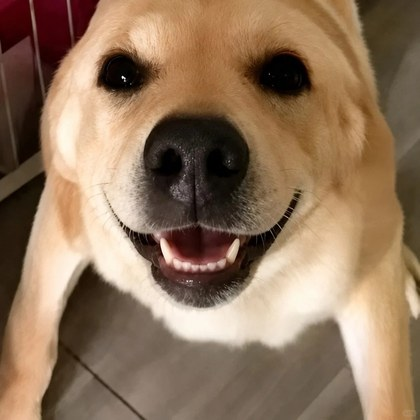
#> input picture replica/assets/dog-a.jpg, 420 x 420 px
$ python make-lines.py ../replica/assets/dog-a.jpg ../replica/assets/dog-b.jpg 5 1.0
#> lines starting #> are read from the running program, lines starting #| are printed output that depends on the picture; after the words box and inside, x2 and y2 are one past the last pixel; in counts of white or black regions, pixels touching at a corner belong together
"""
make-lines.py — 从成品图生成「线描」遮罩

用法：
  python make-lines.py <源图> <输出 png> [线宽] [阈值]

输出为 RGBA：线条为纯白、其余透明。
这样在 CSS 里可以直接当 mask 用，线条颜色由主题控制：

  .helmet-lines {
    background: var(--fg);
    mask-image: url(assets/helmet-lines.png);
    mask-size: contain; mask-repeat: no-repeat; mask-position: center;
  }
"""
import sys
import numpy as np
from PIL import Image, ImageFilter


def sobel(g: np.ndarray):
    kx = np.array([[-1, 0, 1], [-2, 0, 2], [-1, 0, 1]], dtype=np.float32)
    ky = kx.T
    out = np.zeros_like(g, dtype=np.float32)
    for ky_i in range(3):
        for kx_i in range(3):
            shifted = np.roll(np.roll(g, ky_i - 1, axis=0), kx_i - 1, axis=1)
            out += shifted * kx[ky_i, kx_i]
    ox = np.zeros_like(g, dtype=np.float32)
    oy = np.zeros_like(g, dtype=np.float32)
    for ky_i in range(3):
        for kx_i in range(3):
            shifted = np.roll(np.roll(g, ky_i - 1, axis=0), kx_i - 1, axis=1)
            ox += shifted * kx[ky_i, kx_i]
            oy += shifted * ky[ky_i, kx_i]
    return np.sqrt(ox ** 2 + oy ** 2)


def main():
    src, dst = sys.argv[1], sys.argv[2]
    thickness = int(sys.argv[3]) if len(sys.argv) > 3 else 3
    thresh = float(sys.argv[4]) if len(sys.argv) > 4 else 0.10

    img = Image.open(src).convert("RGBA")
    alpha = np.asarray(img.split()[-1], dtype=np.float32) / 255.0
#> alpha: shape (420, 420) float32; every value is 1

    # 在「去掉背景」的图上算梯度：背景填成主体平均色，避免边缘产生假强边
    rgb = np.asarray(img.convert("RGB"), dtype=np.float32) / 255.0
    inside = alpha > 0.5
#> inside: shape (420, 420) bool; every value is 1
    if inside.any():
        mean = rgb[inside].mean(axis=0)
#> mean = [0.566, 0.46, 0.361]
    else:
        mean = np.array([1, 1, 1], dtype=np.float32)
    rgb = np.where(inside[..., None], rgb, mean)

    # 感知亮度
    lum = rgb[..., 0] * 0.299 + rgb[..., 1] * 0.587 + rgb[..., 2] * 0.114
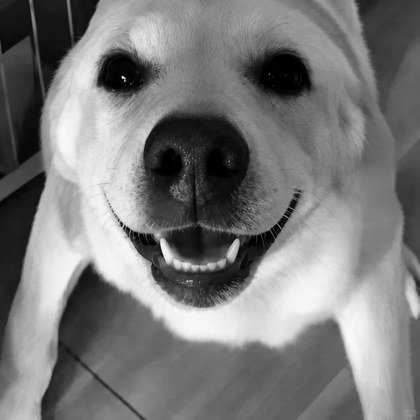
#> lum: shape (420, 420) float32; min 0, max 0.987, mean 0.48

    # 先轻微模糊，压掉噪点
    lum_img = Image.fromarray((lum * 255).astype(np.uint8), "L").filter(ImageFilter.GaussianBlur(1.3))
    lum = np.asarray(lum_img, dtype=np.float32) / 255.0

    mag = sobel(lum)
#> after the loop in sobel, `for ky_i in range(3):`:
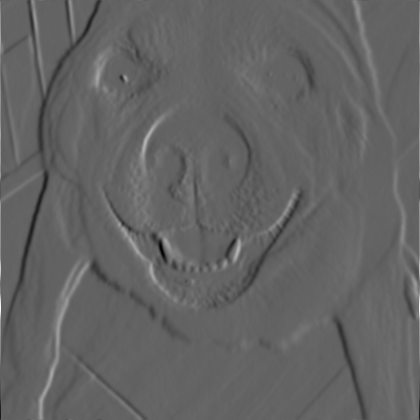
#> out: shape (420, 420) float32; min -1.65, max 2.57, mean 2.6e-10; drawn with min black and max white
#> after the loop in sobel, `for ky_i in range(3):`:
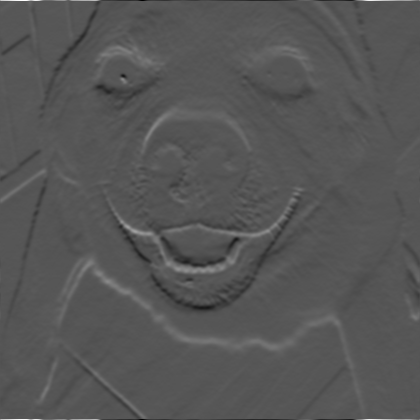
#> oy: shape (420, 420) float32; min -1.4, max 2.74, mean -2.47e-09; drawn with min black and max white
#> in sobel, `return np.sqrt(ox ** 2 + oy ** 2)`:
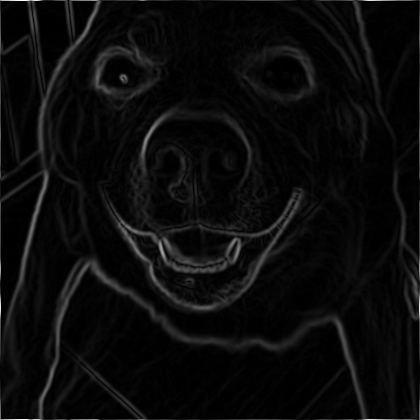
#> returned value: shape (420, 420) float32; min 0, max 2.74, mean 0.122; drawn with min black and max white
    mag = mag / (mag.max() + 1e-6)

    # 轮廓外沿也算线
    a_img = Image.fromarray((alpha * 255).astype(np.uint8), "L").filter(ImageFilter.GaussianBlur(1.0))
#> a_img: PIL image 420x420 L; every value is 255
    a_arr = np.asarray(a_img, dtype=np.float32) / 255.0
    edge_alpha = np.abs(a_arr - np.roll(a_arr, 1, axis=0)) + np.abs(a_arr - np.roll(a_arr, 1, axis=1))
#> edge_alpha: shape (420, 420) float32; every value is 0
    mag = np.maximum(mag, np.clip(edge_alpha * 5.0, 0, 0.85))

    # 阈值 + 伽马 + 提亮（线描需要比原始梯度更"硬"）
    m = np.clip((mag - thresh) / (1.0 - thresh), 0, 1) ** 0.5
    m = np.clip(m * 2.0, 0, 1)

    # 明确的剪影轮廓：从 alpha 取边界并加粗，保证外形完整闭合
    a_bin = (np.asarray(img.split()[-1], dtype=np.float32) / 255.0) > 0.45
    inner = a_bin.copy()
    shape_edge = np.zeros_like(a_bin)
    pad = np.pad(a_bin, 1, mode="edge")
#> pad: shape (422, 422) bool; every value is 1
    for dy in (-1, 0, 1):
        for dx in (-1, 0, 1):
            shifted = pad[1 + dy:1 + dy + a_bin.shape[0], 1 + dx:1 + dx + a_bin.shape[1]]
            shape_edge |= (inner & ~shifted)
#> shape_edge: shape (420, 420) bool; every value is 0
    se_img = Image.fromarray((shape_edge * 255).astype(np.uint8), "L").filter(ImageFilter.MaxFilter(3))
    shape_edge = np.asarray(se_img, dtype=np.float32) / 255.0
    m = np.maximum(m, shape_edge)

    # 加粗：先膨胀再收缩回去，让线条更实
    m_img = Image.fromarray((m * 255).astype(np.uint8), "L")
    m_img = m_img.filter(ImageFilter.MaxFilter(thickness | 1))
    m_img = m_img.filter(ImageFilter.GaussianBlur(0.6))
    m = np.asarray(m_img, dtype=np.float32) / 255.0

    # 去掉整片的淡填充：只保留真正的线（否则会形成一层"方框"般的雾）
    m = np.clip((m - 0.22) / 0.78, 0, 1)

    out = np.zeros((m.shape[0], m.shape[1], 4), dtype=np.uint8)
    out[..., 0:3] = 255
    out[..., 3] = np.clip(m * 255, 0, 255).astype(np.uint8)
#> out: shape (420, 420, 4)

    Image.fromarray(out, "RGBA").save(dst, "PNG", optimize=True)
    print("lines ->", dst, "coverage:", round(float((m > 0.25).mean()), 4))
#| lines -> ../replica/assets/dog-b.jpg coverage: 0.0


if __name__ == "__main__":
    main()

$ run again, on replica/assets/helmet-doge.png
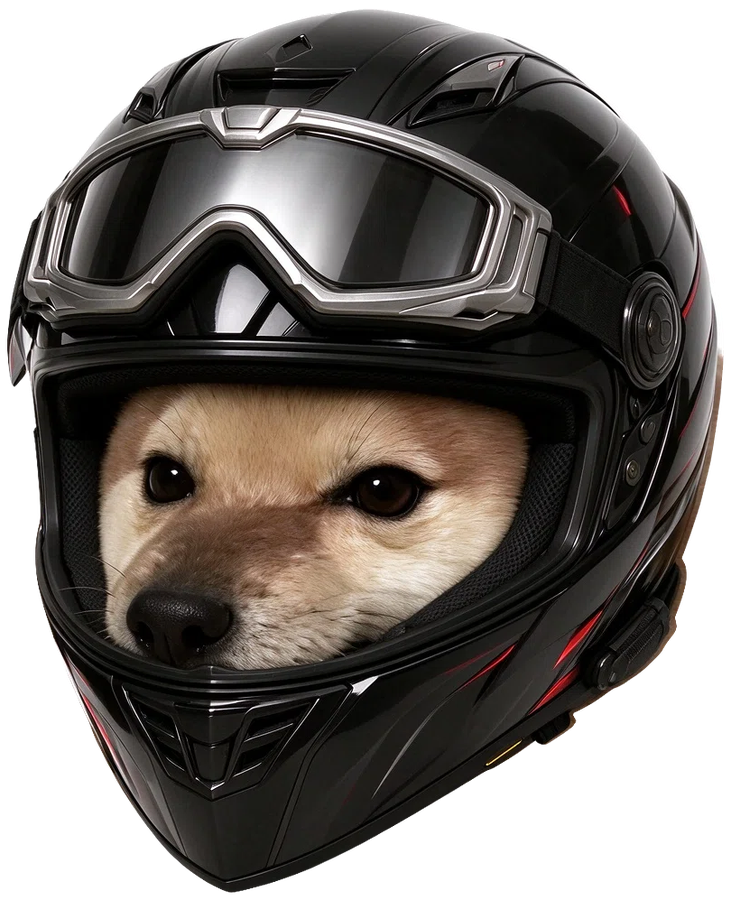
#> input picture replica/assets/helmet-doge.png, 731 x 900 px
#> in main, img is the input picture: PIL image 731x900 RGBA; mean R, G, B, A 52.5, 47.2, 43.1, 184.7
#> inside: shape (900, 731) bool; 72.4% white; 1 black region, box (x1, y1, x2, y2) and area: (0, 0, 731, 900) 181299
#> mean = [0.28, 0.251, 0.229]
#> a_bin: shape (900, 731) bool; 72.5% white; 1 black region, box (x1, y1, x2, y2) and area: (0, 0, 731, 900) 181156
#> in main, `pad = np.pad(a_bin, 1, mode="edge")`:
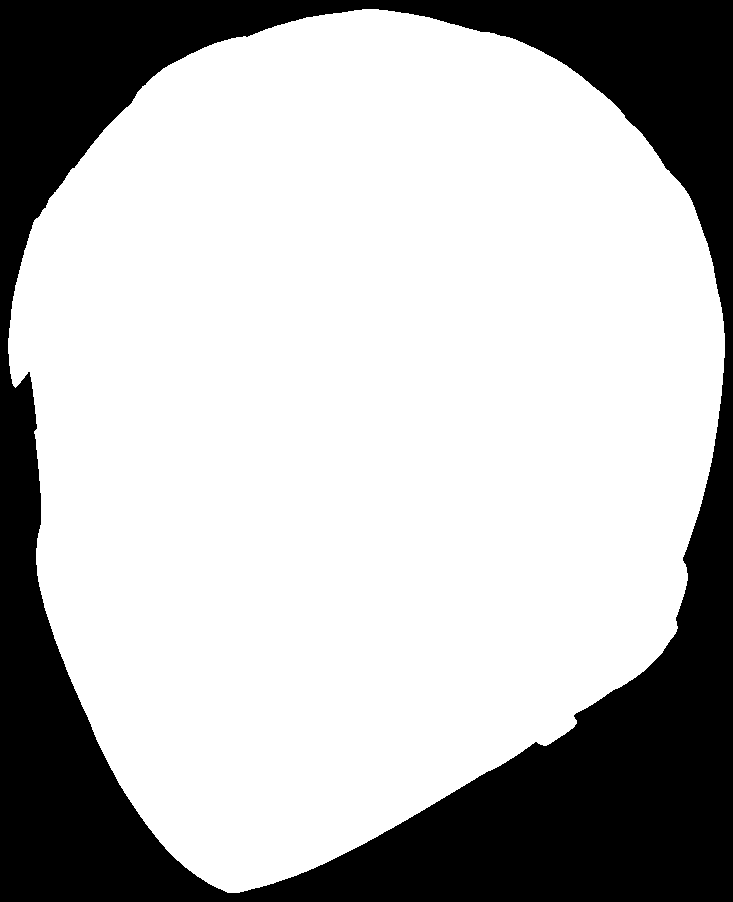
#> pad: shape (902, 733) bool; 72.1% white; 1 black region, box (x1, y1, x2, y2) and area: (0, 0, 733, 902) 184422
#> se_img: PIL image 731x900 L; 1.5% white; 1 white region, box (x1, y1, x2, y2) and area: (6, 7, 725, 893) 9821
#> in main, `m_img = m_img.filter(ImageFilter.MaxFilter(thickness | 1))`:
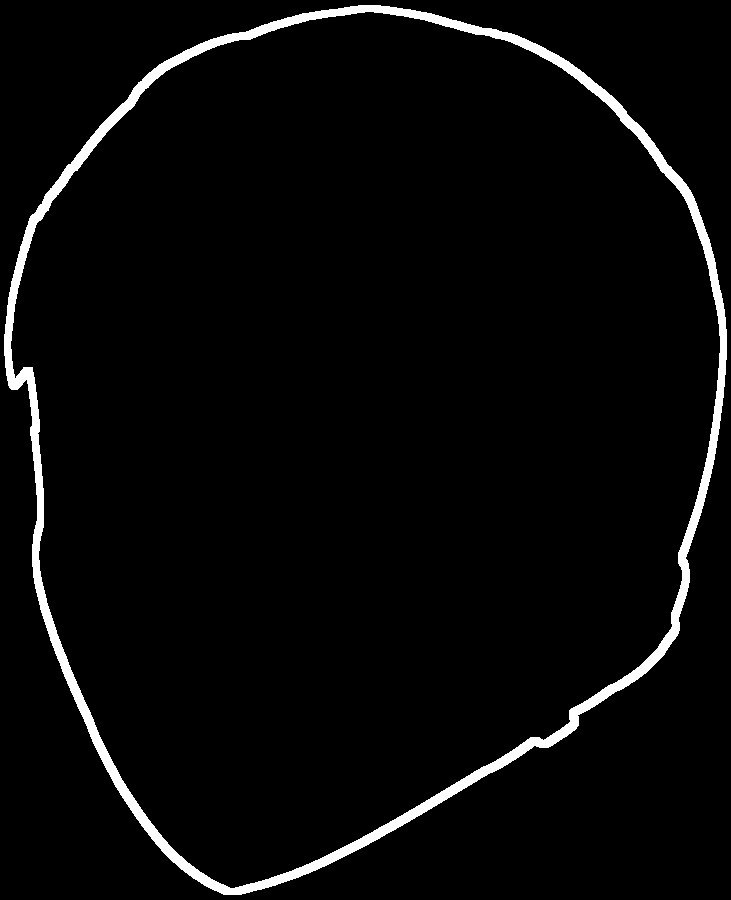
#> m_img: PIL image 731x900 L; 3.5% white; 1 white region, box (x1, y1, x2, y2) and area: (4, 5, 727, 895) 22856
#| lines -> ../replica/assets/helmet-doge.png coverage: 0.0347
